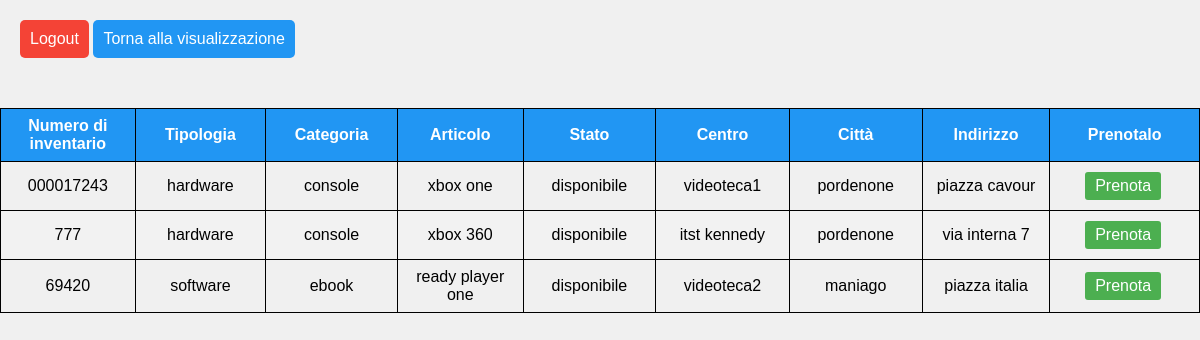
/cliente.php (signed in), run on the app's committed database.
### tables this page shows
CREATE TABLE `articoli` (
  `id_articolo` int(16) NOT NULL,
  `numero_inventario` varchar(32) NOT NULL,
  `articolo` varchar(64) NOT NULL,
  `stato` set('disponibile','guasto','prenotato','in prestito') NOT NULL,
  `fk_id_categoria` int(16) DEFAULT NULL,
  `fk_id_centro` int(16) DEFAULT NULL
);

CREATE TABLE `categorie` (
  `id_categoria` int(16) NOT NULL,
  `categoria` varchar(32) NOT NULL,
  `tipologia` varchar(32) NOT NULL
);

CREATE TABLE `centri` (
  `id_centro` int(16) NOT NULL,
  `nome` varchar(32) NOT NULL,
  `citta` varchar(32) NOT NULL,
  `indirizzo` varchar(64) NOT NULL
);

### cliente.php (the view, shortened to what this page needs)
<!DOCTYPE html>
<html>
<head>
    <link rel="stylesheet" href="styles.css" type="text/css">
</head>
<body>
    <input type="button" name="logout" value="Logout" onclick="location.href='logout.php'">
    <input type="button" name="login" value="Torna alla visualizzazione" onclick="location.href='visualizza.php'">
    <div class="container">
        <div class="table-wrapper">
            <table class="fl-table">
                <thead>
                <tr>
                    <th>Numero di inventario</th>
                    <th>Tipologia</th>
                    <th>Categoria</th>
                    <th>Articolo</th>
                    <th>Stato</th>
                    <th>Centro</th>
                    <th>Città</th>
                    <th>Indirizzo</th>
                    <th>Prenotalo</th>
                </tr>
                </thead>
                <tbody>
                <?php
                    if(isset($idCentro))
                    {
                        $selectSql = "SELECT id_articolo, numero_inventario, tipologia, categoria, articolo, stato, nome, citta, indirizzo
                                FROM articoli a JOIN centri c
                                ON a.fk_id_centro = c.id_centro
                                JOIN categorie cat
                                ON a.fk_id_categoria = cat.id_categoria
                                WHERE fk_id_centro = $idCentro
                                ORDER BY tipologia ASC";
                    }
                    else
                    {
                        $selectSql = "SELECT id_articolo, numero_inventario, tipologia, categoria, articolo, stato, nome, citta, indirizzo
                                    FROM articoli a JOIN centri c
                                    ON a.fk_id_centro = c.id_centro
                                    JOIN categorie cat
                                    ON a.fk_id_categoria = cat.id_categoria
                                    ORDER BY tipologia";
                    }
                    $servername = "localhost";
                    $username = "root";
                    $password = "";
                    $dbname = "pauletta_enoteca2";
                    $conn = new mysqli($servername, $username, $password, $dbname);
                    $result = $conn->query($selectSql);
                    while($row = $result->fetch_array(MYSQLI_ASSOC))
                    {
                        $n_inventario = $row['numero_inventario'];
                        $tipologia = $row['tipologia'];
                        $categoria = $row['categoria'];
                        $articolo = $row['articolo'];
                        $stato = $row['stato'];
                        $nome = $row['nome'];
                        $citta = $row['citta'];
                        $indirizzo = $row['indirizzo'];
                        echo
                            '<tr>
                                <td class="colonnaNumero">'.$n_inventario.'</td>
                                <td class="colonnaTipo">'.$tipologia.'</td>
                                <td class="colonnaCategoria">'.$categoria.'</td>
                                <td class="colonnaArticolo">'.$articolo.'</td>
                                <td class="colonnaStato">'.$stato.'</td>
                                <td class="colonnaNome">'.$nome.'</td>
                                <td class="colonnaCitta">'.$citta.'</td>
                                <td class="colonnaIndirizzo">'.$indirizzo.'</td>
                                <td class="colonnaTasti">
                                    <a class="btn" href="prenota.php?id='.$row["id_articolo"].'">Prenota</a>
                                </td>
                            </tr>';
                    }
                ?>
                </tbody>
            </table>
        </div>
    </div>
</body>
</html>

### styles.css (style rules this page uses)
body { margin: 0; padding: 0; font-family: Arial, sans-serif; background-color: #f0f0f0; }
.container { display: flex; flex-direction: column; align-items: center; justify-content: flex-start; padding-top: 20px; }
.table-wrapper { margin-top: 30px; }
.fl-table { width: 100%; border-collapse: collapse; border-spacing: 0; }
.fl-table th, .fl-table td { padding: 8px; text-align: center; border: 1px solid black; }
.fl-table th { background-color: #2196f3; color: #fff; text-align: center; }
.fl-table tr:nth-child(even) { background-color: #f2f2f2; }
.colonnaNumero { width: 150px; text-align: center; }
.colonnaTipo { width: 150px; text-align: center; }
.colonnaCategoria { width: 150px; text-align: center; }
.colonnaArticolo { width: 150px; text-align: center; }
.colonnaStato { width: 150px; text-align: center; }
.colonnaNome { width: 150px; text-align: center; }
.colonnaCitta { width: 150px; text-align: center; }
.colonnaIndirizzo { width: 150px; text-align: center; }
.colonnaTasti { width: 175px; align-items: center; text-align: center; }
.colonnaTasti a.btn { display: inline-block; margin-right: 5px; }
.btn { padding: 5px 10px; margin: 2px; text-decoration: none; background-color: #4caf50; color: #fff; border-radius: 3px; transition: background-color 0.3s; }
input[type="button"][name="logout"] { margin-top: 20px; padding: 10px; cursor: pointer; border: none; border-radius: 5px; background: #f44336; color: #ffffff; font-size: 16px; transition: all 0.3s ease; transform: translate(20px, 0); }
input[type="button"][name="login"] { margin-top: 20px; padding: 10px; cursor: pointer; border: none; border-radius: 5px; background: #2196f3; color: #ffffff; font-size: 16px; transition: all 0.3s ease; transform: translate(20px, 0); }

### data on the page
articoli: numero_inventario "000017243", fk_id_categoria.tipologia "hardware", fk_id_categoria.categoria "console", articolo "xbox one", stato "disponibile", fk_id_centro.nome "videoteca1", fk_id_centro.citta "pordenone", fk_id_centro.indirizzo "piazza cavour"
articoli: numero_inventario "777", fk_id_categoria.tipologia "hardware", fk_id_categoria.categoria "console", articolo "xbox 360", stato "disponibile", fk_id_centro.nome "itst kennedy", fk_id_centro.citta "pordenone", fk_id_centro.indirizzo "via interna 7"
articoli: numero_inventario "69420", fk_id_categoria.tipologia "software", fk_id_categoria.categoria "ebook", articolo "ready player one", stato "disponibile", fk_id_centro.nome "videoteca2", fk_id_centro.citta "maniago", fk_id_centro.indirizzo "piazza italia"
